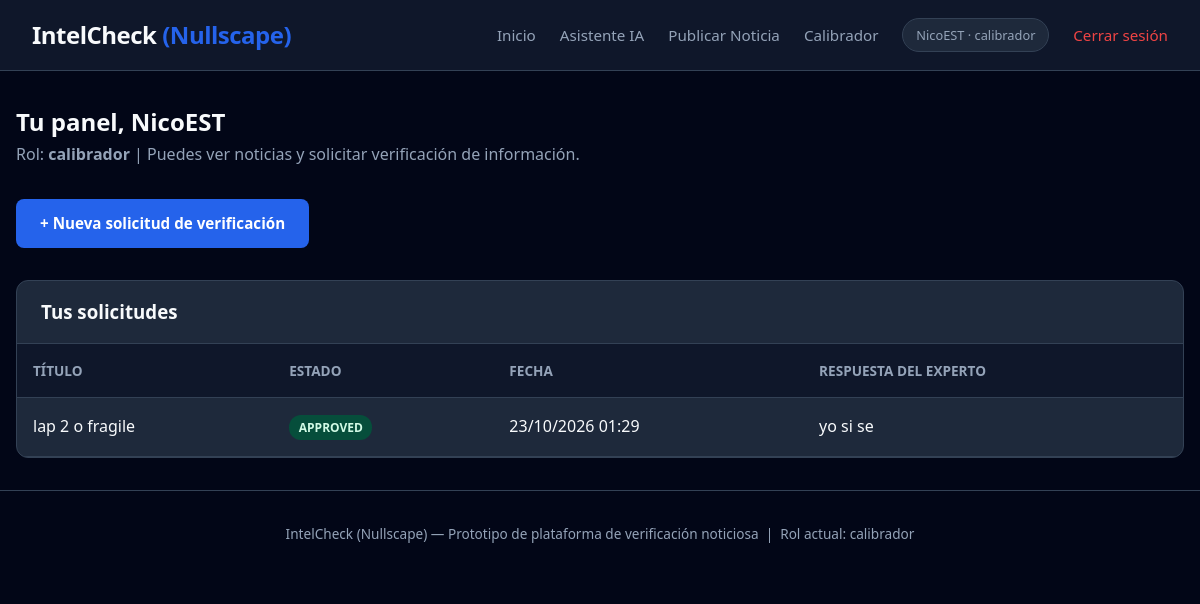
The page /panel (signed in) on the database its author committed.
### app.py (models this page shows, shortened)
class User(db.Model, UserMixin):
    __tablename__ = 'user'
    id = db.Column(db.Integer, primary_key=True)
    username = db.Column(db.String(80), unique=True, nullable=False)
    email = db.Column(db.String(120), unique=True, nullable=False)
    password_hash = db.Column(db.String(255), nullable=False)
    role = db.Column(db.String(20), default='user')
    created_at = db.Column(db.DateTime, default=datetime.utcnow)
    is_active = db.Column(db.Boolean, default=True)
    news = db.relationship('News', backref='author', lazy=True, foreign_keys='News.author_id')
    requests = db.relationship('VerificationRequest', backref='requester', lazy=True, foreign_keys='VerificationRequest.requester_id')
    def is_creator(self):
        return self.role == 'creator'
    def is_calibrador(self):
        return self.role in ('calibrador', 'creator')

class VerificationRequest(db.Model):
    __tablename__ = 'verification_request'
    id = db.Column(db.Integer, primary_key=True)
    title = db.Column(db.String(200), nullable=False)
    content = db.Column(db.Text, nullable=False)
    image_url = db.Column(db.String(300), nullable=True)
    requester_id = db.Column(db.Integer, db.ForeignKey('user.id'), nullable=False)
    created_at = db.Column(db.DateTime, default=datetime.utcnow)
    status = db.Column(db.String(20), default='pending')
    reviewed_by = db.Column(db.Integer, db.ForeignKey('user.id'), nullable=True)
    reviewed_at = db.Column(db.DateTime, nullable=True)
    admin_response = db.Column(db.Text, nullable=True)
    reviewer = db.relationship('User', foreign_keys=[reviewed_by])

### app.py (the view)
@app.route('/panel')
@login_required
def user_panel():
    mis_solicitudes = VerificationRequest.query.filter_by(
        requester_id=current_user.id
    ).order_by(VerificationRequest.created_at.desc()).all()
    return render_template('dashboard.html', solicitudes=mis_solicitudes)

### app.py (called while the page is built)
@login_manager.user_loader
def load_user(user_id):
    return User.query.get(int(user_id))

### templates/dashboard.html (shortened to what this page needs)
{% extends "base.html" %}
{% block content %}
<div style="display: grid; grid-template-columns: 1fr; gap: 2rem;">
    <div>
        <h2>Tu panel, {{ current_user.username }}</h2>
        <p style="color: var(--text-muted); margin-bottom: 2rem;">Rol: <strong>{{ current_user.role }}</strong> | Puedes ver noticias y solicitar verificación de información.</p>
        <a href="{{ url_for('request_verification') }}" class="btn btn-primary">+ Nueva solicitud de verificación</a>
    </div>
    <div class="table-card">
        <h3 style="padding: 1rem 1.5rem; border-bottom: 1px solid var(--border); color: var(--text);">Tus solicitudes</h3>
        {% if solicitudes %}
            <table>
                <thead>
                    <tr>
                        <th>Título</th>
                        <th>Estado</th>
                        <th>Fecha</th>
                        <th>Respuesta del experto</th>
                    </tr>
                </thead>
                <tbody>
                    {% for s in solicitudes %}
                        <tr>
                            <td>{{ s.title }}</td>
                            <td><span class="status-badge status-{{ s.status }}">{{ s.status|upper }}</span></td>
                            <td>{{ s.created_at.strftime('%d/%m/%Y %H:%M') }}</td>
                            <td>{{ s.admin_response or '—' }}</td>
                        </tr>
                    {% endfor %}
                </tbody>
            </table>
        {% else %}
            <div class="empty-state">
                <p>No tienes solicitudes de verificación aún.</p>
            </div>
        {% endif %}
    </div>
</div>
{% endblock %}

### templates/base.html (shortened to what this page needs)
<!DOCTYPE html>
<html lang="es">
<head>
    <link rel="stylesheet" href="{{ url_for('static', filename='css/style.css') }}">
</head>
<body>
<nav class="navbar">
    <div class="logo">
        IntelCheck <span>(Nullscape)</span>
    </div>
    <div class="nav-links">
        {% if current_user.is_authenticated %}
            <a href="{{ url_for('index') }}">Inicio</a>
            <a href="{{ url_for('ai_chat') }}">Asistente IA</a>
            {% if current_user.is_calibrador() %}
                <a href="{{ url_for('create_news') }}">Publicar Noticia</a>
                <a href="{{ url_for('calibrador_panel') }}">Calibrador</a>
            {% endif %}
            <span class="user-badge">{{ current_user.username }} · {{ current_user.role }}</span>
            <a href="{{ url_for('logout') }}" style="color: var(--danger);">Cerrar sesión</a>
        {% else %}
            <a href="{{ url_for('index') }}">Inicio</a>
            <a href="{{ url_for('login') }}">Iniciar sesión</a>
            <a href="{{ url_for('register') }}" class="btn btn-primary" style="padding: 0.4rem 1rem; font-size: 0.85rem;">Registrarse</a>
        {% endif %}
    </div>
</nav>
<div class="container">
    {% block content %}{% endblock %}
</div>
<footer style="text-align:center; padding: 2rem; color: var(--text-muted); font-size: 0.85rem; border-top: 1px solid var(--border);">
    IntelCheck (Nullscape) — Prototipo de plataforma de verificación noticiosa &nbsp;|&nbsp; Rol actual:
    {% if current_user.is_authenticated %}{{ current_user.role }}{% else %}Invitado{% endif %}
</footer>
</body>
</html>

### static/css/style.css (style rules this page uses)
:root { --primary: #2563eb; --primary-dark: #1d4ed8; --secondary: #64748b; --success: #10b981; --danger: #ef4444; --warning: #f59e0b; --dark: #0f172a; --darker: #020617; --card: #1e293b; --border: #334155; --text: #f8fafc; --text-muted: #94a3b8; --shadow: 0 4px 6px -1px rgba(0, 0, 0, 0.3); }
* { box-sizing: border-box; margin: 0; padding: 0; }
body { font-family: 'Segoe UI', Roboto, Helvetica, Arial, sans-serif; background: var(--darker); color: var(--text); line-height: 1.6; }
a { color: var(--primary); text-decoration: none; }
.navbar { background: var(--dark); padding: 1rem 2rem; display: flex; justify-content: space-between; align-items: center; border-bottom: 1px solid var(--border); position: sticky; top: 0; z-index: 100; }
.navbar .logo { font-size: 1.5rem; font-weight: 800; color: var(--text); letter-spacing: -0.5px; }
.navbar .logo span { color: var(--primary); }
.nav-links { display: flex; gap: 1.5rem; align-items: center; }
.nav-links a { color: var(--text-muted); font-weight: 500; font-size: 0.95rem; }
.user-badge { background: var(--card); padding: 0.35rem 0.8rem; border-radius: 20px; font-size: 0.8rem; border: 1px solid var(--border); color: var(--text-muted); }
.container { max-width: 1200px; margin: 0 auto; padding: 2rem 1rem; }
.btn { display: inline-flex; align-items: center; gap: 0.5rem; padding: 0.75rem 1.5rem; border-radius: 8px; font-weight: 600; font-size: 0.95rem; border: none; cursor: pointer; transition: all 0.2s; }
.btn-primary { background: var(--primary); color: white; }
.table-card { background: var(--card); border: 1px solid var(--border); border-radius: 12px; overflow: hidden; }
table { width: 100%; border-collapse: collapse; }
th, td { padding: 1rem; text-align: left; border-bottom: 1px solid var(--border); }
th { background: var(--dark); color: var(--text-muted); font-weight: 600; font-size: 0.85rem; text-transform: uppercase; }
.status-badge { padding: 0.25rem 0.6rem; border-radius: 12px; font-size: 0.75rem; font-weight: 700; text-transform: uppercase; }
.status-approved { background: #064e3b; color: #d1fae5; }

### rows shown on the page
User: username "NicoEST", role "calibrador"
VerificationRequest: title "lap 2 o fragile", status "APPROVED", created_at "23/10/2026 01:29", admin_response "yo si se"
